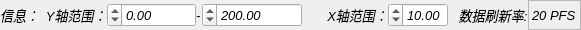
               <widget class="QWidget" name="widget_5" native="true">
                <property name="sizePolicy">
                 <sizepolicy hsizetype="Maximum" vsizetype="Maximum">
                  <horstretch>0</horstretch>
                  <verstretch>0</verstretch>
                 </sizepolicy>
                </property>
                <property name="minimumSize">
                 <size>
                  <width>0</width>
                  <height>25</height>
                 </size>
                </property>
                <property name="maximumSize">
                 <size>
                  <width>1000</width>
                  <height>30</height>
                 </size>
                </property>
                <property name="font">
                 <font>
                  <family>Ubuntu</family>
                  <pointsize>10</pointsize>
                  <italic>true</italic>
                 </font>
                </property>
                <property name="layoutDirection">
                 <enum>Qt::RightToLeft</enum>
                </property>
                <property name="autoFillBackground">
                 <bool>false</bool>
                </property>
                <layout class="QHBoxLayout" name="horizontalLayout_58">
                 <property name="spacing">
                  <number>0</number>
                 </property>
                 <property name="leftMargin">
                  <number>0</number>
                 </property>
                 <property name="topMargin">
                  <number>0</number>
                 </property>
                 <property name="rightMargin">
                  <number>0</number>
                 </property>
                 <property name="bottomMargin">
                  <number>0</number>
                 </property>
                 <item>
                  <widget class="QLabel" name="label_uart_date_rate2">
                   <property name="sizePolicy">
                    <sizepolicy hsizetype="Maximum" vsizetype="Expanding">
                     <horstretch>0</horstretch>
                     <verstretch>0</verstretch>
                    </sizepolicy>
                   </property>
                   <property name="maximumSize">
                    <size>
                     <width>60</width>
                     <height>16777215</height>
                    </size>
                   </property>
                   <property name="frameShape">
                    <enum>QFrame::StyledPanel</enum>
                   </property>
                   <property name="frameShadow">
                    <enum>QFrame::Plain</enum>
                   </property>
                   <property name="text">
                    <string>20 PFS</string>
                   </property>
                   <property name="margin">
                    <number>0</number>
                   </property>
                   <property name="indent">
                    <number>-1</number>
                   </property>
                  </widget>
                 </item>
                 <item>
                  <widget class="QLabel" name="label_21">
                   <property name="sizePolicy">
                    <sizepolicy hsizetype="Preferred" vsizetype="Expanding">
                     <horstretch>0</horstretch>
                     <verstretch>0</verstretch>
                    </sizepolicy>
                   </property>
                   <property name="text">
                    <string>   数据刷新率:</string>
                   </property>
                  </widget>
                 </item>
                 <item>
                  <widget class="QDoubleSpinBox" name="doubleSpinBox_XScale2">
                   <property name="sizePolicy">
                    <sizepolicy hsizetype="Maximum" vsizetype="Fixed">
                     <horstretch>0</horstretch>
                     <verstretch>0</verstretch>
                    </sizepolicy>
                   </property>
                   <property name="minimumSize">
                    <size>
                     <width>10</width>
                     <height>10</height>
                    </size>
                   </property>
                   <property name="maximumSize">
                    <size>
                     <width>100</width>
                     <height>16777215</height>
                    </size>
                   </property>
                   <property name="singleStep">
                    <double>0.100000000000000</double>
                   </property>
                   <property name="value">
                    <double>10.000000000000000</double>
                   </property>
                  </widget>
                 </item>
                 <item>
                  <widget class="QLabel" name="label_22">
                   <property name="sizePolicy">
                    <sizepolicy hsizetype="Fixed" vsizetype="Preferred">
                     <horstretch>0</horstretch>
                     <verstretch>0</verstretch>
                    </sizepolicy>
                   </property>
                   <property name="text">
                    <string>       X轴范围：</string>
                   </property>
                  </widget>
                 </item>
                 <item>
                  <widget class="QDoubleSpinBox" name="doubleSpinBox_YScale2_">
                   <property name="sizePolicy">
                    <sizepolicy hsizetype="Maximum" vsizetype="Fixed">
                     <horstretch>0</horstretch>
                     <verstretch>0</verstretch>
                    </sizepolicy>
                   </property>
                   <property name="minimumSize">
                    <size>
                     <width>100</width>
                     <height>0</height>
                    </size>
                   </property>
                   <property name="minimum">
                    <double>-999999.000000000000000</double>
                   </property>
                   <property name="maximum">
                    <double>999999.000000000000000</double>
                   </property>
                   <property name="singleStep">
                    <double>1.000000000000000</double>
                   </property>
                   <property name="value">
                    <double>200.000000000000000</double>
                   </property>
                  </widget>
                 </item>
                 <item>
                  <widget class="QLabel" name="label_23">
                   <property name="sizePolicy">
                    <sizepolicy hsizetype="Fixed" vsizetype="Preferred">
                     <horstretch>0</horstretch>
                     <verstretch>0</verstretch>
                    </sizepolicy>
                   </property>
                   <property name="text">
                    <string>-</string>
                   </property>
                  </widget>
                 </item>
                 <item>
                  <widget class="QDoubleSpinBox" name="doubleSpinBox_YScale1_">
                   <property name="sizePolicy">
                    <sizepolicy hsizetype="Maximum" vsizetype="Fixed">
                     <horstretch>0</horstretch>
                     <verstretch>0</verstretch>
                    </sizepolicy>
                   </property>
                   <property name="minimumSize">
                    <size>
                     <width>0</width>
                     <height>0</height>
                    </size>
                   </property>
                   <property name="maximumSize">
                    <size>
                     <width>100</width>
                     <height>16777215</height>
                    </size>
                   </property>
                   <property name="minimum">
                    <double>-9999.000000000000000</double>
                   </property>
                   <property name="maximum">
                    <double>99990000.000000000000000</double>
                   </property>
                   <property name="singleStep">
                    <double>1.000000000000000</double>
                   </property>
                   <property name="value">
                    <double>0.000000000000000</double>
                   </property>
                  </widget>
                 </item>
                 <item>
                  <widget class="QLabel" name="label_24">
                   <property name="sizePolicy">
                    <sizepolicy hsizetype="Fixed" vsizetype="Preferred">
                     <horstretch>0</horstretch>
                     <verstretch>0</verstretch>
                    </sizepolicy>
                   </property>
                   <property name="text">
                    <string>  Y轴范围：</string>
                   </property>
                  </widget>
                 </item>
                 <item>
                  <widget class="QLabel" name="label_25">
                   <property name="sizePolicy">
                    <sizepolicy hsizetype="Expanding" vsizetype="Expanding">
                     <horstretch>0</horstretch>
                     <verstretch>0</verstretch>
                    </sizepolicy>
                   </property>
                   <property name="lineWidth">
                    <number>1</number>
                   </property>
                   <property name="text">
                    <string>信息：</string>
                   </property>
                   <property name="alignment">
                    <set>Qt::AlignRight|Qt::AlignTrailing|Qt::AlignVCenter</set>
                   </property>
                  </widget>
                 </item>
                </layout>
               </widget>
